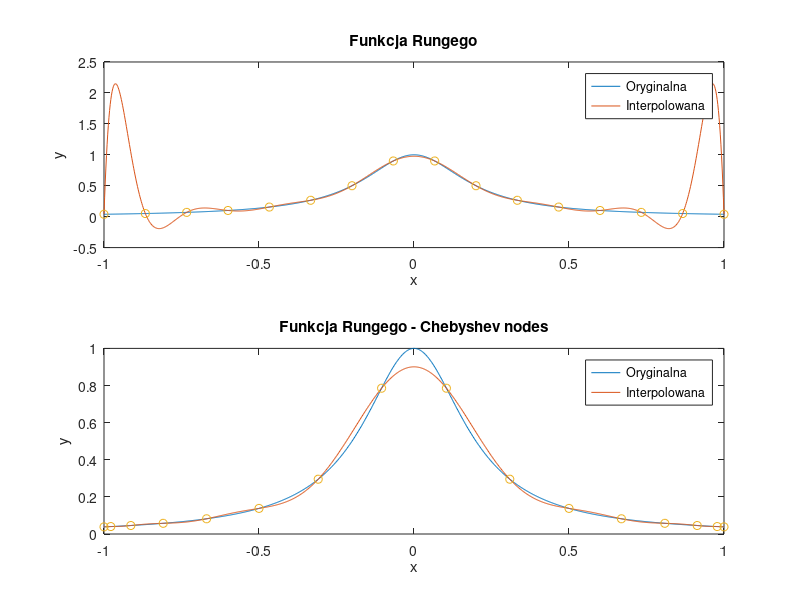

The MATLAB script that drew this image:
function [nodes_Chebyshev, V, V2, original_Runge, interpolated_Runge, interpolated_Runge_Chebyshev] = zadanie2()
% nodes_Chebyshev - wektor wierszowy zawierający N=16 węzłów Czebyszewa drugiego rodzaju
% V - macierz Vandermonde obliczona dla 16 węzłów interpolacji rozmieszczonych równomiernie w przedziale [-1,1]
% V2 - macierz Vandermonde obliczona dla węzłów interpolacji zdefiniowanych w wektorze nodes_Chebyshev
% original_Runge - wektor wierszowy zawierający wartości funkcji Runge dla wektora x_fine=linspace(-1, 1, 1000)
% interpolated_Runge - wektor wierszowy wartości funkcji interpolującej określonej dla równomiernie rozmieszczonych węzłów interpolacji
% interpolated_Runge_Chebyshev - wektor wierszowy wartości funkcji interpolującej wyznaczonej
%       przy zastosowaniu 16 węzłów Czebyszewa zawartych w nodes_Chebyshev 
    N = 16;
    x_fine = linspace(-1, 1, 1000);
    nodes_Chebyshev = get_Chebyshev_nodes(N);

    original_Runge = runge_function(x_fine);

    x_coarse = linspace(-1,1,N);
    
    V = vandermonde_matrix(x_coarse, N);
    V2 = vandermonde_matrix(nodes_Chebyshev, N);

    b = runge_function(x_coarse)';

    subplot(2,1,1);
    plot(x_fine, original_Runge);
    title('Funkcja Rungego')
    xlabel('x');
    ylabel('y');
    hold on;
    c_runge = V \ b;
    interpolated_Runge = polyval(flipud(c_runge), x_fine);
    plot(x_fine, interpolated_Runge);
    plot(x_coarse, b, 'o')
    hold off;
    legend('Oryginalna', 'Interpolowana', 'Location', 'northeast');

    subplot(2,1,2);
    plot(x_fine, original_Runge);
    title('Funkcja Rungego - Chebyshev nodes')
    xlabel('x');
    ylabel('y');
    hold on;
    b_Chebyshev = runge_function(nodes_Chebyshev)';
    c_runge_Chebyshev = V2 \ b_Chebyshev;
    interpolated_Runge_Chebyshev = polyval(flipud(c_runge_Chebyshev), x_fine);
    plot(x_fine, interpolated_Runge_Chebyshev);
    plot(nodes_Chebyshev, b_Chebyshev, 'o')
    hold off;
    legend('Oryginalna', 'Interpolowana', 'Location', 'northeast')


    % print -dpng zadanie2.png
end

function y = runge_function(x)
    y = 1 ./ (1 + 25 * x .^ 2);
end

function V = vandermonde_matrix(x_coarse, N)
    % Generuje macierz Vandermonde dla N równomiernie rozmieszczonych w przedziale [-1, 1] węzłów interpolacji
    V = zeros(N, N);

    for i = 1:N
        for j = 1:N
            V(i, j) = x_coarse(i) ^ (j - 1);
        end
    end
end

function nodes = get_Chebyshev_nodes(N)
    % oblicza N węzłów Czebyszewa drugiego rodzaju

    nodes = zeros(1, N);

    for k = 0:(N-1)
        nodes(k+1) = cos(k*pi/(N-1));
    end
end